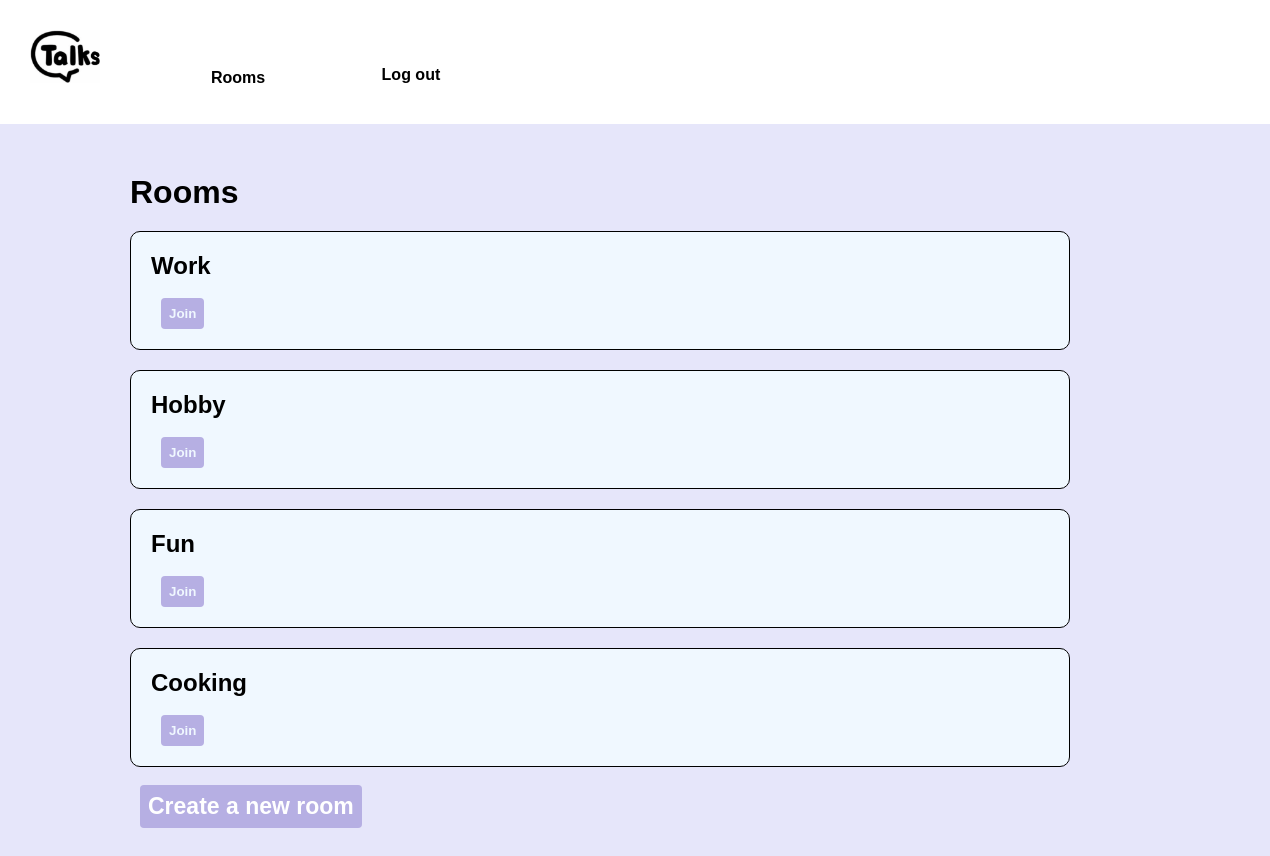
Screenshot of /rooms/ (signed in) with the database file from the repository.
### room/models.py (models this page shows, shortened)
class Room(models.Model):
    name = models.CharField(max_length=255)
    slug = models.SlugField(unique=True)

### room/views.py (the view)
# urls.py: path('rooms/', include('room.urls')),
@login_required
def rooms(request):
    rooms = Room.objects.all()
    return render(request, 'room/rooms.html', {'rooms': rooms})

### room/templates/room/rooms.html (shortened to what this page needs)
{% extends 'chat/base.html' %}
{% load static%}
{% block content %}
<div  class="roomscontent">
    <div>
        <h1> Rooms </h1>
    </div>
    <div>
        {% for room in rooms %}
            <div>
                <div class="roomcontent">
                    <h2>{{ room.name }}</h2>
                    <br>
                    <button>
                        <a id="joinbutton" href="{% url 'room' room.slug %}">Join</a>
                    </button>
                </div>
            </div>
        {% endfor %}
    </div>
    <br>
    <a href="{% url 'create_room' %}">
        <button id="newroom">Create a new room</button>
    </a>
</div>
{% endblock %}

### static/style.css (style rules this page uses)
#newroom { font-size: 23px; font-weight: bold; margin-bottom: 40px; }
* { font-family: Arial, sans-serif; margin: 0; padding: 0; justify-content: center; align-items: center; }
body { background-color: #E6E6FA; }
button { margin-left: 10px; padding: 8px; cursor: pointer; background-color: #b6afe3; color: white ; border: none; border-radius: 4px; }
.roomscontent { margin-left: 30px; padding-left:100px; padding-top: 20px; }
.roomcontent { border : 1px solid black ; padding: 20px; background-color: aliceblue; margin-top: 20px; margin-right: 200px; border-radius: 10px; }
#joinbutton { text-decoration: none; font-weight: bold; color: aliceblue; }

### rows the page displays
Room: name "Work"
Room: name "Hobby"
Room: name "Fun"
Room: name "Cooking"
